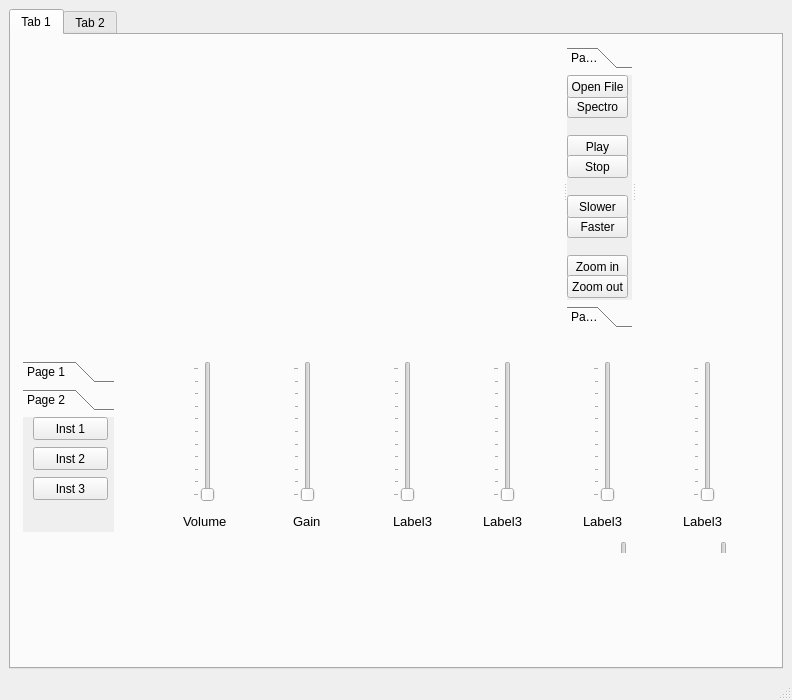
<?xml version="1.0" encoding="UTF-8"?>
<ui version="4.0">
 <class>MainWindow</class>
 <widget class="QMainWindow" name="MainWindow">
  <property name="geometry">
   <rect>
    <x>0</x>
    <y>0</y>
    <width>792</width>
    <height>700</height>
   </rect>
  </property>
  <property name="maximumSize">
   <size>
    <width>1000</width>
    <height>700</height>
   </size>
  </property>
  <property name="windowTitle">
   <string>MainWindow</string>
  </property>
  <widget class="QWidget" name="centralwidget">
   <layout class="QGridLayout" name="gridLayout">
    <item row="0" column="0">
     <widget class="QTabWidget" name="tabWidget">
      <property name="currentIndex">
       <number>0</number>
      </property>
      <widget class="QWidget" name="tab_5">
       <attribute name="title">
        <string>Tab 1</string>
       </attribute>
       <widget class="QWidget" name="layoutWidget_3">
        <property name="geometry">
         <rect>
          <x>2</x>
          <y>0</y>
          <width>802</width>
          <height>518</height>
         </rect>
        </property>
        <layout class="QVBoxLayout" name="verticalLayout_3">
         <item>
          <widget class="QWidget" name="widget_3" native="true">
           <property name="minimumSize">
            <size>
             <width>0</width>
             <height>300</height>
            </size>
           </property>
           <widget class="QSplitter" name="splitter_3">
            <property name="geometry">
             <rect>
              <x>0</x>
              <y>10</y>
              <width>761</width>
              <height>291</height>
             </rect>
            </property>
            <property name="orientation">
             <enum>Qt::Horizontal</enum>
            </property>
            <widget class="QWidget" name="MainGraph" native="true">
             <property name="minimumSize">
              <size>
               <width>400</width>
               <height>0</height>
              </size>
             </property>
            </widget>
            <widget class="QWidget" name="MainSpectroControls_3" native="true">
             <property name="minimumSize">
              <size>
               <width>60</width>
               <height>0</height>
              </size>
             </property>
             <property name="maximumSize">
              <size>
               <width>65</width>
               <height>16777215</height>
              </size>
             </property>
             <widget class="QToolBox" name="MainControl">
              <property name="geometry">
               <rect>
                <x>0</x>
                <y>2</y>
                <width>69</width>
                <height>281</height>
               </rect>
              </property>
              <property name="currentIndex">
               <number>0</number>
              </property>
              <widget class="QWidget" name="page_13">
               <property name="geometry">
                <rect>
                 <x>0</x>
                 <y>0</y>
                 <width>69</width>
                 <height>227</height>
                </rect>
               </property>
               <attribute name="label">
                <string>Page 1</string>
               </attribute>
               <widget class="QPushButton" name="SpectroButton">
                <property name="geometry">
                 <rect>
                  <x>0</x>
                  <y>20</y>
                  <width>61</width>
                  <height>23</height>
                 </rect>
                </property>
                <property name="text">
                 <string>Spectro</string>
                </property>
               </widget>
               <widget class="QPushButton" name="PlayButton">
                <property name="geometry">
                 <rect>
                  <x>0</x>
                  <y>60</y>
                  <width>61</width>
                  <height>23</height>
                 </rect>
                </property>
                <property name="text">
                 <string>Play</string>
                </property>
               </widget>
               <widget class="QPushButton" name="OpenFileButton">
                <property name="geometry">
                 <rect>
                  <x>0</x>
                  <y>0</y>
                  <width>61</width>
                  <height>23</height>
                 </rect>
                </property>
                <property name="styleSheet">
                 <string notr="true">radius:&quot;3&quot;;</string>
                </property>
                <property name="text">
                 <string>Open File</string>
                </property>
               </widget>
               <widget class="QPushButton" name="PauseButton">
                <property name="geometry">
                 <rect>
                  <x>0</x>
                  <y>80</y>
                  <width>61</width>
                  <height>23</height>
                 </rect>
                </property>
                <property name="text">
                 <string>Stop</string>
                </property>
               </widget>
               <widget class="QPushButton" name="FasterButton">
                <property name="geometry">
                 <rect>
                  <x>0</x>
                  <y>140</y>
                  <width>61</width>
                  <height>23</height>
                 </rect>
                </property>
                <property name="text">
                 <string>Faster</string>
                </property>
               </widget>
               <widget class="QPushButton" name="SlowerButton">
                <property name="geometry">
                 <rect>
                  <x>0</x>
                  <y>120</y>
                  <width>61</width>
                  <height>23</height>
                 </rect>
                </property>
                <property name="text">
                 <string>Slower</string>
                </property>
               </widget>
               <widget class="QPushButton" name="ZoomInButton">
                <property name="geometry">
                 <rect>
                  <x>0</x>
                  <y>180</y>
                  <width>61</width>
                  <height>23</height>
                 </rect>
                </property>
                <property name="text">
                 <string>Zoom in</string>
                </property>
               </widget>
               <widget class="QPushButton" name="ZoomOutButton">
                <property name="geometry">
                 <rect>
                  <x>0</x>
                  <y>200</y>
                  <width>61</width>
                  <height>23</height>
                 </rect>
                </property>
                <property name="text">
                 <string>Zoom out</string>
                </property>
               </widget>
              </widget>
              <widget class="QWidget" name="page_14">
               <property name="geometry">
                <rect>
                 <x>0</x>
                 <y>0</y>
                 <width>69</width>
                 <height>227</height>
                </rect>
               </property>
               <attribute name="label">
                <string>Page 2</string>
               </attribute>
               <widget class="QSlider" name="AudioVolumeSlider">
                <property name="geometry">
                 <rect>
                  <x>20</x>
                  <y>20</y>
                  <width>22</width>
                  <height>61</height>
                 </rect>
                </property>
                <property name="maximum">
                 <number>10</number>
                </property>
                <property name="orientation">
                 <enum>Qt::Vertical</enum>
                </property>
                <property name="tickPosition">
                 <enum>QSlider::TicksAbove</enum>
                </property>
                <property name="tickInterval">
                 <number>1</number>
                </property>
               </widget>
               <widget class="QLabel" name="MainVolumeLabel_3">
                <property name="geometry">
                 <rect>
                  <x>10</x>
                  <y>-10</y>
                  <width>51</width>
                  <height>31</height>
                 </rect>
                </property>
                <property name="font">
                 <font>
                  <pointsize>9</pointsize>
                 </font>
                </property>
                <property name="text">
                 <string>Volume</string>
                </property>
               </widget>
               <widget class="QLabel" name="SpectroLabel_3">
                <property name="geometry">
                 <rect>
                  <x>10</x>
                  <y>90</y>
                  <width>47</width>
                  <height>21</height>
                 </rect>
                </property>
                <property name="font">
                 <font>
                  <pointsize>10</pointsize>
                 </font>
                </property>
                <property name="text">
                 <string>Spectro</string>
                </property>
               </widget>
               <widget class="QComboBox" name="PaletteComboBox">
                <property name="geometry">
                 <rect>
                  <x>0</x>
                  <y>120</y>
                  <width>61</width>
                  <height>22</height>
                 </rect>
                </property>
                <item>
                 <property name="text">
                  <string>Palettes</string>
                 </property>
                </item>
               </widget>
               <widget class="QSlider" name="Spec_minSLider">
                <property name="geometry">
                 <rect>
                  <x>0</x>
                  <y>162</y>
                  <width>61</width>
                  <height>20</height>
                 </rect>
                </property>
                <property name="maximum">
                 <number>255</number>
                </property>
                <property name="orientation">
                 <enum>Qt::Horizontal</enum>
                </property>
                <property name="tickPosition">
                 <enum>QSlider::TicksBelow</enum>
                </property>
               </widget>
               <widget class="QSlider" name="Spec_MaxSlider">
                <property name="geometry">
                 <rect>
                  <x>0</x>
                  <y>202</y>
                  <width>61</width>
                  <height>20</height>
                 </rect>
                </property>
                <property name="maximum">
                 <number>255</number>
                </property>
                <property name="tracking">
                 <bool>true</bool>
                </property>
                <property name="orientation">
                 <enum>Qt::Horizontal</enum>
                </property>
                <property name="tickPosition">
                 <enum>QSlider::TicksBelow</enum>
                </property>
               </widget>
              </widget>
             </widget>
            </widget>
            <widget class="QWidget" name="SpectroChannel" native="true"/>
           </widget>
          </widget>
         </item>
         <item>
          <widget class="QWidget" name="Equalizer_5" native="true">
           <widget class="QToolBox" name="EqualizerControl">
            <property name="geometry">
             <rect>
              <x>10</x>
              <y>20</y>
              <width>91</width>
              <height>171</height>
             </rect>
            </property>
            <property name="currentIndex">
             <number>1</number>
            </property>
            <widget class="QWidget" name="ImageDisplay">
             <property name="geometry">
              <rect>
               <x>0</x>
               <y>0</y>
               <width>91</width>
               <height>117</height>
              </rect>
             </property>
             <attribute name="label">
              <string>Page 1</string>
             </attribute>
             <widget class="QLabel" name="ImageOFInstHolder">
              <property name="geometry">
               <rect>
                <x>6</x>
                <y>2</y>
                <width>81</width>
                <height>111</height>
               </rect>
              </property>
              <property name="text">
               <string>Image of Instr.</string>
              </property>
             </widget>
            </widget>
            <widget class="QWidget" name="page_22">
             <property name="geometry">
              <rect>
               <x>0</x>
               <y>0</y>
               <width>91</width>
               <height>117</height>
              </rect>
             </property>
             <attribute name="label">
              <string>Page 2</string>
             </attribute>
             <widget class="QPushButton" name="Instrument1">
              <property name="geometry">
               <rect>
                <x>10</x>
                <y>0</y>
                <width>75</width>
                <height>23</height>
               </rect>
              </property>
              <property name="text">
               <string>Inst 1</string>
              </property>
             </widget>
             <widget class="QPushButton" name="Instrument2">
              <property name="geometry">
               <rect>
                <x>10</x>
                <y>30</y>
                <width>75</width>
                <height>23</height>
               </rect>
              </property>
              <property name="text">
               <string>Inst 2</string>
              </property>
             </widget>
             <widget class="QPushButton" name="Instrument3">
              <property name="geometry">
               <rect>
                <x>10</x>
                <y>60</y>
                <width>75</width>
                <height>23</height>
               </rect>
              </property>
              <property name="text">
               <string>Inst 3</string>
              </property>
             </widget>
            </widget>
           </widget>
           <widget class="QSlider" name="EqualizerVolume">
            <property name="geometry">
             <rect>
              <x>180</x>
              <y>20</y>
              <width>22</width>
              <height>141</height>
             </rect>
            </property>
            <property name="maximum">
             <number>10</number>
            </property>
            <property name="orientation">
             <enum>Qt::Vertical</enum>
            </property>
            <property name="tickPosition">
             <enum>QSlider::TicksAbove</enum>
            </property>
           </widget>
           <widget class="QSlider" name="EqualizerGain">
            <property name="geometry">
             <rect>
              <x>280</x>
              <y>20</y>
              <width>22</width>
              <height>141</height>
             </rect>
            </property>
            <property name="maximum">
             <number>10</number>
            </property>
            <property name="orientation">
             <enum>Qt::Vertical</enum>
            </property>
            <property name="tickPosition">
             <enum>QSlider::TicksAbove</enum>
            </property>
           </widget>
           <widget class="QSlider" name="verticalSlider_24">
            <property name="geometry">
             <rect>
              <x>380</x>
              <y>20</y>
              <width>22</width>
              <height>141</height>
             </rect>
            </property>
            <property name="maximum">
             <number>10</number>
            </property>
            <property name="orientation">
             <enum>Qt::Vertical</enum>
            </property>
            <property name="tickPosition">
             <enum>QSlider::TicksAbove</enum>
            </property>
           </widget>
           <widget class="QSlider" name="verticalSlider_25">
            <property name="geometry">
             <rect>
              <x>480</x>
              <y>20</y>
              <width>22</width>
              <height>141</height>
             </rect>
            </property>
            <property name="maximum">
             <number>10</number>
            </property>
            <property name="orientation">
             <enum>Qt::Vertical</enum>
            </property>
            <property name="tickPosition">
             <enum>QSlider::TicksAbove</enum>
            </property>
           </widget>
           <widget class="QSlider" name="verticalSlider_26">
            <property name="geometry">
             <rect>
              <x>580</x>
              <y>20</y>
              <width>22</width>
              <height>141</height>
             </rect>
            </property>
            <property name="maximum">
             <number>10</number>
            </property>
            <property name="orientation">
             <enum>Qt::Vertical</enum>
            </property>
            <property name="tickPosition">
             <enum>QSlider::TicksAbove</enum>
            </property>
           </widget>
           <widget class="QSlider" name="verticalSlider_27">
            <property name="geometry">
             <rect>
              <x>680</x>
              <y>20</y>
              <width>22</width>
              <height>141</height>
             </rect>
            </property>
            <property name="maximum">
             <number>10</number>
            </property>
            <property name="orientation">
             <enum>Qt::Vertical</enum>
            </property>
            <property name="tickPosition">
             <enum>QSlider::TicksAbove</enum>
            </property>
           </widget>
           <widget class="QLabel" name="VolumeLabel_19">
            <property name="geometry">
             <rect>
              <x>170</x>
              <y>170</y>
              <width>61</width>
              <height>20</height>
             </rect>
            </property>
            <property name="font">
             <font>
              <pointsize>10</pointsize>
             </font>
            </property>
            <property name="text">
             <string>Volume</string>
            </property>
           </widget>
           <widget class="QLabel" name="VolumeLabel_20">
            <property name="geometry">
             <rect>
              <x>280</x>
              <y>170</y>
              <width>61</width>
              <height>20</height>
             </rect>
            </property>
            <property name="font">
             <font>
              <pointsize>10</pointsize>
             </font>
            </property>
            <property name="text">
             <string>Gain</string>
            </property>
           </widget>
           <widget class="QLabel" name="VolumeLabel_21">
            <property name="geometry">
             <rect>
              <x>380</x>
              <y>170</y>
              <width>61</width>
              <height>20</height>
             </rect>
            </property>
            <property name="font">
             <font>
              <pointsize>10</pointsize>
             </font>
            </property>
            <property name="text">
             <string>Label3</string>
            </property>
           </widget>
           <widget class="QWidget" name="Equalizer_6" native="true">
            <property name="geometry">
             <rect>
              <x>420</x>
              <y>180</y>
              <width>800</width>
              <height>210</height>
             </rect>
            </property>
            <widget class="QSlider" name="verticalSlider_28">
             <property name="geometry">
              <rect>
               <x>180</x>
               <y>20</y>
               <width>22</width>
               <height>141</height>
              </rect>
             </property>
             <property name="orientation">
              <enum>Qt::Vertical</enum>
             </property>
            </widget>
            <widget class="QSlider" name="verticalSlider_29">
             <property name="geometry">
              <rect>
               <x>280</x>
               <y>20</y>
               <width>22</width>
               <height>141</height>
              </rect>
             </property>
             <property name="orientation">
              <enum>Qt::Vertical</enum>
             </property>
            </widget>
            <widget class="QSlider" name="verticalSlider_30">
             <property name="geometry">
              <rect>
               <x>380</x>
               <y>20</y>
               <width>22</width>
               <height>141</height>
              </rect>
             </property>
             <property name="orientation">
              <enum>Qt::Vertical</enum>
             </property>
            </widget>
            <widget class="QSlider" name="verticalSlider_31">
             <property name="geometry">
              <rect>
               <x>480</x>
               <y>20</y>
               <width>22</width>
               <height>141</height>
              </rect>
             </property>
             <property name="orientation">
              <enum>Qt::Vertical</enum>
             </property>
            </widget>
            <widget class="QSlider" name="verticalSlider_32">
             <property name="geometry">
              <rect>
               <x>580</x>
               <y>20</y>
               <width>22</width>
               <height>141</height>
              </rect>
             </property>
             <property name="orientation">
              <enum>Qt::Vertical</enum>
             </property>
            </widget>
            <widget class="QSlider" name="verticalSlider_33">
             <property name="geometry">
              <rect>
               <x>680</x>
               <y>20</y>
               <width>22</width>
               <height>141</height>
              </rect>
             </property>
             <property name="orientation">
              <enum>Qt::Vertical</enum>
             </property>
            </widget>
            <widget class="QLabel" name="VolumeLabel_22">
             <property name="geometry">
              <rect>
               <x>170</x>
               <y>170</y>
               <width>61</width>
               <height>20</height>
              </rect>
             </property>
             <property name="font">
              <font>
               <pointsize>10</pointsize>
              </font>
             </property>
             <property name="text">
              <string>Volume</string>
             </property>
            </widget>
            <widget class="QLabel" name="VolumeLabel_23">
             <property name="geometry">
              <rect>
               <x>280</x>
               <y>170</y>
               <width>61</width>
               <height>20</height>
              </rect>
             </property>
             <property name="font">
              <font>
               <pointsize>10</pointsize>
              </font>
             </property>
             <property name="text">
              <string>Gain</string>
             </property>
            </widget>
            <widget class="QLabel" name="VolumeLabel_24">
             <property name="geometry">
              <rect>
               <x>380</x>
               <y>170</y>
               <width>61</width>
               <height>20</height>
              </rect>
             </property>
             <property name="font">
              <font>
               <pointsize>10</pointsize>
              </font>
             </property>
             <property name="text">
              <string>Label3</string>
             </property>
            </widget>
           </widget>
           <widget class="QLabel" name="VolumeLabel_25">
            <property name="geometry">
             <rect>
              <x>470</x>
              <y>170</y>
              <width>61</width>
              <height>20</height>
             </rect>
            </property>
            <property name="font">
             <font>
              <pointsize>10</pointsize>
             </font>
            </property>
            <property name="text">
             <string>Label3</string>
            </property>
           </widget>
           <widget class="QLabel" name="VolumeLabel_26">
            <property name="geometry">
             <rect>
              <x>570</x>
              <y>170</y>
              <width>61</width>
              <height>20</height>
             </rect>
            </property>
            <property name="font">
             <font>
              <pointsize>10</pointsize>
             </font>
            </property>
            <property name="text">
             <string>Label3</string>
            </property>
           </widget>
           <widget class="QLabel" name="VolumeLabel_27">
            <property name="geometry">
             <rect>
              <x>670</x>
              <y>170</y>
              <width>61</width>
              <height>20</height>
             </rect>
            </property>
            <property name="font">
             <font>
              <pointsize>10</pointsize>
             </font>
            </property>
            <property name="text">
             <string>Label3</string>
            </property>
           </widget>
          </widget>
         </item>
        </layout>
       </widget>
      </widget>
      <widget class="QWidget" name="tab_6">
       <attribute name="title">
        <string>Tab 2</string>
       </attribute>
       <widget class="QStackedWidget" name="stackedWidget">
        <property name="geometry">
         <rect>
          <x>10</x>
          <y>0</y>
          <width>761</width>
          <height>531</height>
         </rect>
        </property>
        <property name="currentIndex">
         <number>0</number>
        </property>
        <widget class="QWidget" name="page_19">
         <widget class="QPushButton" name="piano">
          <property name="geometry">
           <rect>
            <x>20</x>
            <y>170</y>
            <width>181</width>
            <height>171</height>
           </rect>
          </property>
          <property name="text">
           <string/>
          </property>
         </widget>
         <widget class="QTextEdit" name="textEdit">
          <property name="geometry">
           <rect>
            <x>240</x>
            <y>10</y>
            <width>256</width>
            <height>61</height>
           </rect>
          </property>
          <property name="html">
           <string>&lt;!DOCTYPE HTML PUBLIC &quot;-//W3C//DTD HTML 4.0//EN&quot; &quot;http://www.w3.org/TR/REC-html40/strict.dtd&quot;&gt;
&lt;html&gt;&lt;head&gt;&lt;meta name=&quot;qrichtext&quot; content=&quot;1&quot; /&gt;&lt;style type=&quot;text/css&quot;&gt;
p, li { white-space: pre-wrap; }
&lt;/style&gt;&lt;/head&gt;&lt;body style=&quot; font-family:'MS Shell Dlg 2'; font-size:8.25pt; font-weight:400; font-style:normal;&quot;&gt;
&lt;p align=&quot;center&quot; style=&quot; margin-top:0px; margin-bottom:0px; margin-left:0px; margin-right:0px; -qt-block-indent:0; text-indent:0px;&quot;&gt;&lt;span style=&quot; font-size:14pt; font-weight:600;&quot;&gt;Choose an instrument to play&lt;/span&gt;&lt;/p&gt;&lt;/body&gt;&lt;/html&gt;</string>
          </property>
         </widget>
         <widget class="QPushButton" name="drums">
          <property name="geometry">
           <rect>
            <x>280</x>
            <y>170</y>
            <width>191</width>
            <height>171</height>
           </rect>
          </property>
          <property name="text">
           <string/>
          </property>
         </widget>
         <widget class="QPushButton" name="bangos">
          <property name="geometry">
           <rect>
            <x>530</x>
            <y>170</y>
            <width>191</width>
            <height>171</height>
           </rect>
          </property>
          <property name="text">
           <string/>
          </property>
         </widget>
        </widget>
        <widget class="QWidget" name="page_20">
         <widget class="QLabel" name="label">
          <property name="geometry">
           <rect>
            <x>200</x>
            <y>200</y>
            <width>461</width>
            <height>191</height>
           </rect>
          </property>
          <property name="text">
           <string/>
          </property>
          <property name="pixmap">
           <pixmap>../pianoplay2.png</pixmap>
          </property>
          <property name="scaledContents">
           <bool>true</bool>
          </property>
         </widget>
         <widget class="QPushButton" name="pianoA">
          <property name="geometry">
           <rect>
            <x>200</x>
            <y>360</y>
            <width>31</width>
            <height>28</height>
           </rect>
          </property>
          <property name="text">
           <string>A</string>
          </property>
         </widget>
         <widget class="QPushButton" name="pianoS">
          <property name="geometry">
           <rect>
            <x>250</x>
            <y>360</y>
            <width>31</width>
            <height>28</height>
           </rect>
          </property>
          <property name="text">
           <string>S</string>
          </property>
         </widget>
         <widget class="QPushButton" name="pianoD">
          <property name="geometry">
           <rect>
            <x>300</x>
            <y>360</y>
            <width>31</width>
            <height>28</height>
           </rect>
          </property>
          <property name="text">
           <string>D</string>
          </property>
         </widget>
         <widget class="QPushButton" name="pianoF">
          <property name="geometry">
           <rect>
            <x>340</x>
            <y>360</y>
            <width>31</width>
            <height>28</height>
           </rect>
          </property>
          <property name="text">
           <string>F</string>
          </property>
         </widget>
         <widget class="QPushButton" name="pianoG">
          <property name="geometry">
           <rect>
            <x>390</x>
            <y>360</y>
            <width>31</width>
            <height>28</height>
           </rect>
          </property>
          <property name="text">
           <string>G</string>
          </property>
         </widget>
         <widget class="QPushButton" name="pianoH">
          <property name="geometry">
           <rect>
            <x>440</x>
            <y>360</y>
            <width>31</width>
            <height>28</height>
           </rect>
          </property>
          <property name="text">
           <string>H</string>
          </property>
         </widget>
         <widget class="QPushButton" name="pianoJ">
          <property name="geometry">
           <rect>
            <x>480</x>
            <y>360</y>
            <width>31</width>
            <height>28</height>
           </rect>
          </property>
          <property name="text">
           <string>J</string>
          </property>
         </widget>
         <widget class="QPushButton" name="pianoK">
          <property name="geometry">
           <rect>
            <x>530</x>
            <y>360</y>
            <width>31</width>
            <height>28</height>
           </rect>
          </property>
          <property name="text">
           <string>K</string>
          </property>
         </widget>
         <widget class="QPushButton" name="pianoL">
          <property name="geometry">
           <rect>
            <x>580</x>
            <y>360</y>
            <width>31</width>
            <height>28</height>
           </rect>
          </property>
          <property name="text">
           <string>L</string>
          </property>
         </widget>
         <widget class="QPushButton" name="pianoLast">
          <property name="geometry">
           <rect>
            <x>620</x>
            <y>360</y>
            <width>31</width>
            <height>28</height>
           </rect>
          </property>
          <property name="text">
           <string>:</string>
          </property>
         </widget>
         <widget class="QPushButton" name="pianoE">
          <property name="geometry">
           <rect>
            <x>230</x>
            <y>280</y>
            <width>31</width>
            <height>28</height>
           </rect>
          </property>
          <property name="text">
           <string>E</string>
          </property>
         </widget>
         <widget class="QPushButton" name="pianoR">
          <property name="geometry">
           <rect>
            <x>280</x>
            <y>280</y>
            <width>31</width>
            <height>28</height>
           </rect>
          </property>
          <property name="text">
           <string>R</string>
          </property>
         </widget>
         <widget class="QPushButton" name="pianoT">
          <property name="geometry">
           <rect>
            <x>370</x>
            <y>280</y>
            <width>31</width>
            <height>28</height>
           </rect>
          </property>
          <property name="text">
           <string>T</string>
          </property>
         </widget>
         <widget class="QPushButton" name="pianoY">
          <property name="geometry">
           <rect>
            <x>420</x>
            <y>280</y>
            <width>31</width>
            <height>28</height>
           </rect>
          </property>
          <property name="text">
           <string>Y</string>
          </property>
         </widget>
         <widget class="QPushButton" name="pianoI">
          <property name="geometry">
           <rect>
            <x>550</x>
            <y>280</y>
            <width>31</width>
            <height>28</height>
           </rect>
          </property>
          <property name="text">
           <string>I</string>
          </property>
         </widget>
         <widget class="QPushButton" name="pianoU">
          <property name="geometry">
           <rect>
            <x>460</x>
            <y>280</y>
            <width>31</width>
            <height>28</height>
           </rect>
          </property>
          <property name="text">
           <string>U</string>
          </property>
         </widget>
         <widget class="QPushButton" name="pianoO">
          <property name="geometry">
           <rect>
            <x>600</x>
            <y>280</y>
            <width>31</width>
            <height>28</height>
           </rect>
          </property>
          <property name="text">
           <string>O</string>
          </property>
         </widget>
         <widget class="QPushButton" name="pushButton_3">
          <property name="geometry">
           <rect>
            <x>30</x>
            <y>20</y>
            <width>93</width>
            <height>28</height>
           </rect>
          </property>
          <property name="text">
           <string>back to menu</string>
          </property>
         </widget>
        </widget>
        <widget class="QWidget" name="page_23">
         <widget class="QLabel" name="label_2">
          <property name="geometry">
           <rect>
            <x>190</x>
            <y>130</y>
            <width>421</width>
            <height>281</height>
           </rect>
          </property>
          <property name="text">
           <string/>
          </property>
         </widget>
         <widget class="QLabel" name="label_3">
          <property name="geometry">
           <rect>
            <x>160</x>
            <y>150</y>
            <width>531</width>
            <height>291</height>
           </rect>
          </property>
          <property name="text">
           <string/>
          </property>
          <property name="pixmap">
           <pixmap>../bangos1.jpg</pixmap>
          </property>
          <property name="scaledContents">
           <bool>true</bool>
          </property>
         </widget>
         <widget class="QPushButton" name="bangosW">
          <property name="geometry">
           <rect>
            <x>540</x>
            <y>210</y>
            <width>31</width>
            <height>28</height>
           </rect>
          </property>
          <property name="text">
           <string>W</string>
          </property>
         </widget>
         <widget class="QPushButton" name="bangosQ">
          <property name="geometry">
           <rect>
            <x>270</x>
            <y>200</y>
            <width>31</width>
            <height>28</height>
           </rect>
          </property>
          <property name="text">
           <string>Q</string>
          </property>
         </widget>
         <widget class="QPushButton" name="pushButton_4">
          <property name="geometry">
           <rect>
            <x>30</x>
            <y>20</y>
            <width>93</width>
            <height>28</height>
           </rect>
          </property>
          <property name="text">
           <string>back to menu</string>
          </property>
         </widget>
        </widget>
        <widget class="QWidget" name="page_24">
         <widget class="QLabel" name="label_4">
          <property name="geometry">
           <rect>
            <x>150</x>
            <y>120</y>
            <width>671</width>
            <height>391</height>
           </rect>
          </property>
          <property name="text">
           <string/>
          </property>
          <property name="pixmap">
           <pixmap>../blog-graphics-labeled-drum-kit.jpg</pixmap>
          </property>
          <property name="scaledContents">
           <bool>true</bool>
          </property>
         </widget>
         <widget class="QPushButton" name="drumsC">
          <property name="geometry">
           <rect>
            <x>540</x>
            <y>380</y>
            <width>31</width>
            <height>31</height>
           </rect>
          </property>
          <property name="text">
           <string>C</string>
          </property>
         </widget>
         <widget class="QPushButton" name="drumsB">
          <property name="geometry">
           <rect>
            <x>580</x>
            <y>240</y>
            <width>31</width>
            <height>31</height>
           </rect>
          </property>
          <property name="text">
           <string>B</string>
          </property>
         </widget>
         <widget class="QPushButton" name="drumsZ">
          <property name="geometry">
           <rect>
            <x>260</x>
            <y>320</y>
            <width>31</width>
            <height>31</height>
           </rect>
          </property>
          <property name="text">
           <string>Z</string>
          </property>
         </widget>
         <widget class="QPushButton" name="drumsM">
          <property name="geometry">
           <rect>
            <x>390</x>
            <y>240</y>
            <width>31</width>
            <height>31</height>
           </rect>
          </property>
          <property name="text">
           <string>M</string>
          </property>
         </widget>
         <widget class="QPushButton" name="drumsV">
          <property name="geometry">
           <rect>
            <x>660</x>
            <y>320</y>
            <width>31</width>
            <height>31</height>
           </rect>
          </property>
          <property name="text">
           <string>V</string>
          </property>
         </widget>
         <widget class="QPushButton" name="drumsX">
          <property name="geometry">
           <rect>
            <x>360</x>
            <y>340</y>
            <width>31</width>
            <height>31</height>
           </rect>
          </property>
          <property name="text">
           <string>X</string>
          </property>
         </widget>
         <widget class="QPushButton" name="drums1">
          <property name="geometry">
           <rect>
            <x>290</x>
            <y>190</y>
            <width>31</width>
            <height>31</height>
           </rect>
          </property>
          <property name="text">
           <string>,</string>
          </property>
         </widget>
         <widget class="QPushButton" name="drumsN">
          <property name="geometry">
           <rect>
            <x>480</x>
            <y>250</y>
            <width>31</width>
            <height>31</height>
           </rect>
          </property>
          <property name="text">
           <string>N</string>
          </property>
         </widget>
         <widget class="QPushButton" name="drumsSlash">
          <property name="geometry">
           <rect>
            <x>460</x>
            <y>350</y>
            <width>31</width>
            <height>31</height>
           </rect>
          </property>
          <property name="text">
           <string>/</string>
          </property>
         </widget>
         <widget class="QPushButton" name="pushButton_5">
          <property name="geometry">
           <rect>
            <x>30</x>
            <y>20</y>
            <width>93</width>
            <height>28</height>
           </rect>
          </property>
          <property name="text">
           <string>back to menu</string>
          </property>
         </widget>
        </widget>
       </widget>
      </widget>
     </widget>
    </item>
   </layout>
  </widget>
  <widget class="QMenuBar" name="menubar">
   <property name="geometry">
    <rect>
     <x>0</x>
     <y>0</y>
     <width>792</width>
     <height>21</height>
    </rect>
   </property>
  </widget>
  <widget class="QStatusBar" name="statusbar"/>
 </widget>
 <resources/>
 <connections/>
</ui>
